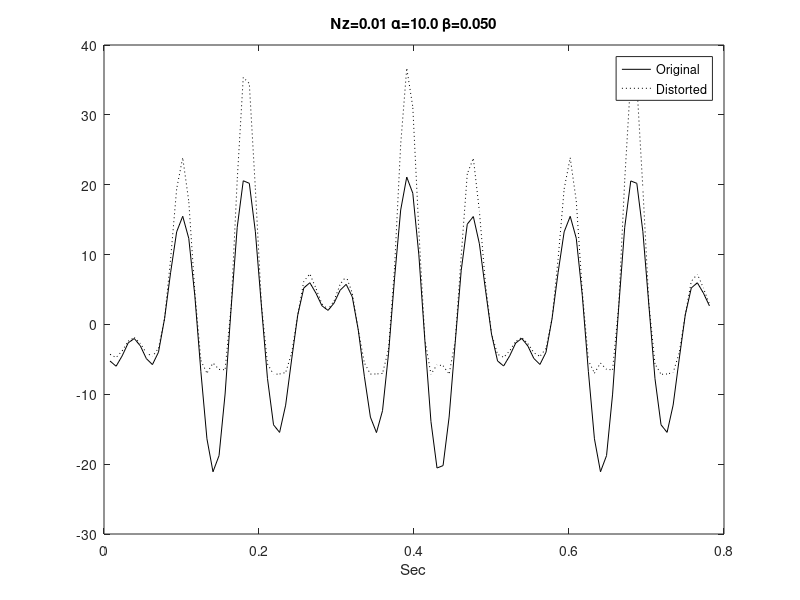
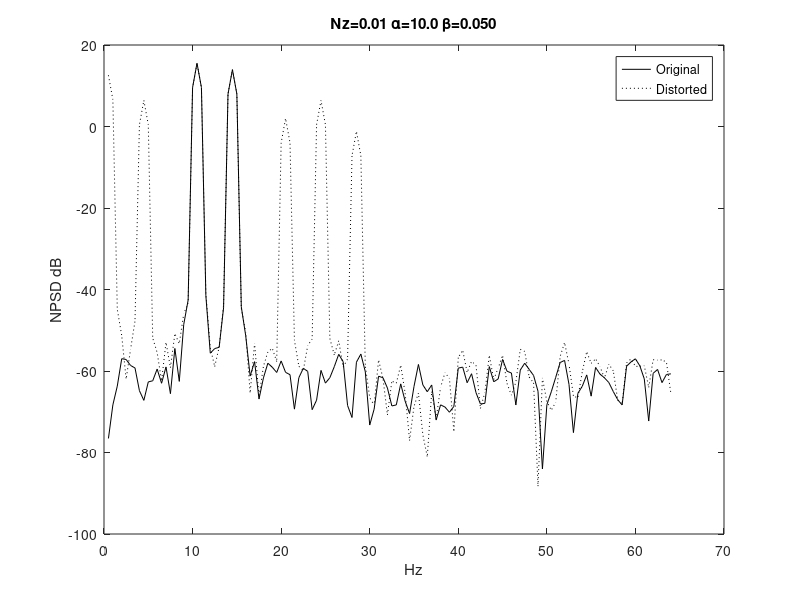
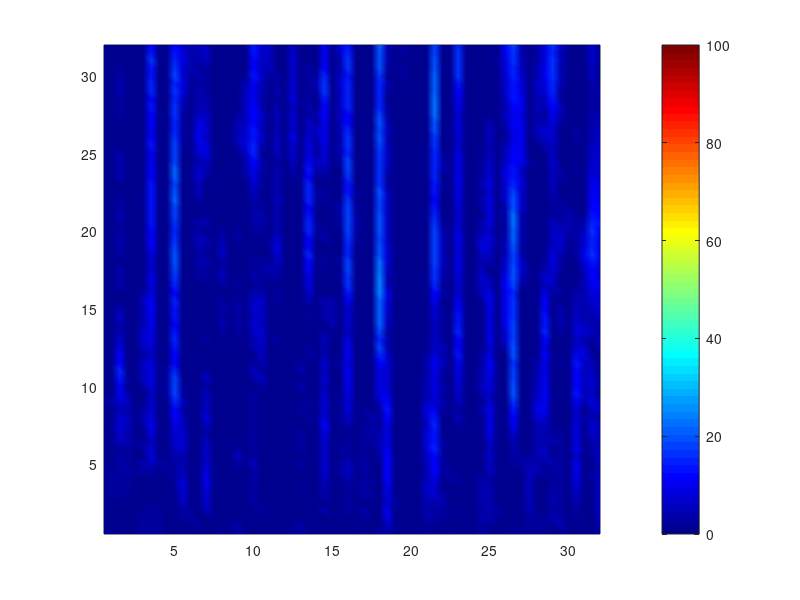
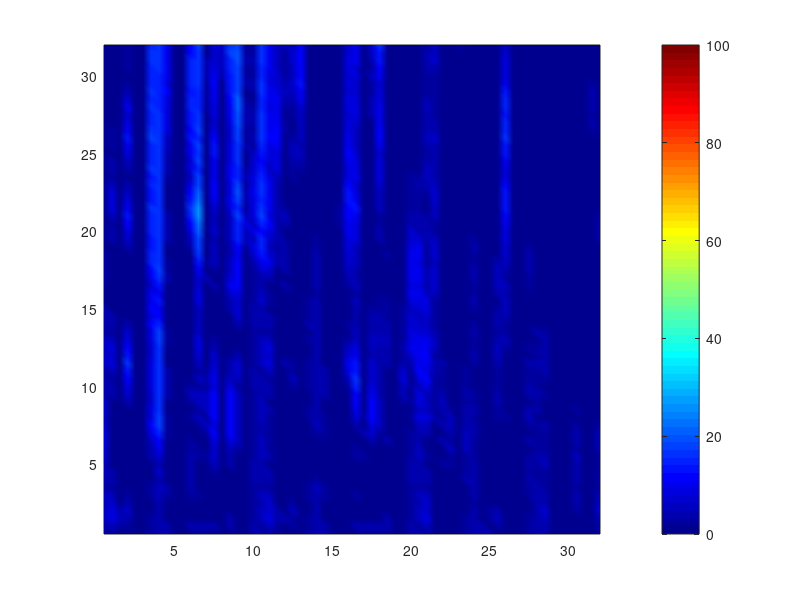

Source code (MATLAB) for these figures, in order:
nfpts=256;
nbuff=256;
npts=nbuff*nfpts;
fs=128;

% 1st sine wave
a1=12;
f1=10;
th1=45*pi/180;

% 2nd sine wave
a2=10;
f2=14;
th2=170*pi/180;

% nonlinearity and noise levels
eps=.035;
nz=0.01;
alpha=10;
beta=0.05;
%titbuf=sprintf('Nz=%.2f \\epsilon=%.3f',nz,eps);
titbuf=sprintf('Nz=%.2f \\alpha=%.1f \\beta=%.3f',nz,alpha,beta);

w1=2*pi*f1/fs;
w2=2*pi*f2/fs;

% generate the clean, distorted, and a fake input with the same freqs as
% the distorted
for n=1:npts,
   x(n)=a1*cos(w1*n+th1)+a2*cos(w2*n+th2)+nz*randn;
   z(n)=x(n)+eps*x(n)^2;
   %z(n)=alpha*atan(beta*x(n));
   zfake(n)=a1*cos(w1*n+th1)+a1*cos(2*w1*n+2*th1)+.5*(a1+a2)*cos((w1-w2)*n+(th1-th2))+ ... 
       .5*(a1+a2)*cos((w1+w2)*n+(th1+th2))+ a2*cos(w2*n+th2)+ ...
        a2*cos(2*w2*n+2*th2) + nz*randn;
end
win=hanning(nfpts);
for n=1:nbuff,
    fbuff=fft(win'.*x((n-1)*nfpts+1:n*nfpts),nfpts);
    fx((n-1)*nfpts+1:n*nfpts)=fbuff;
    fbuff=fft(win'.*z((n-1)*nfpts+1:n*nfpts),nfpts);
    fz((n-1)*nfpts+1:n*nfpts)=fbuff;
    fbuff=fft(win'.*zfake((n-1)*nfpts+1:n*nfpts),nfpts);
    fzfake((n-1)*nfpts+1:n*nfpts)=fbuff;
end;

% lets compare time waveforms
np=100;
T=(1:np)./fs;

figure(1);
%plot(T,x(1:np),'k',T,z(1:np),'k:',T,zfake(1:np),'k-.');
%legend('Original','Distorted','Linear Sines');
plot(T,x(1:np),'k',T,z(1:np),'k:');
legend('Original','Distorted');
xlabel('Sec');
title(titbuf);

% Let's compare Power spectra
Px=zeros(1,nfpts/2);
Pz=zeros(1,nfpts/2);
Pzfake=zeros(1,nfpts/2);

for k=1:nbuff,
    Px=Px+abs(fx(1:nfpts/2)).^2;
    Pz=Pz+abs(fz(1:nfpts/2)).^2;
    Pzfake=Pzfake+abs(fzfake(1:nfpts/2)).^2;
end;
Px=Px./nbuff;
Pz=Pz./nbuff;
Pzfake=Pzfake./nbuff;
% mult fft by (2/nfpts)^2 for NPSD
Px=4.*Px./(nfpts^2);
Pz=4.*Pz./(nfpts^2);
Pzfake=4.*Px./(nfpts^2);
F=(1:nfpts/2).*fs./nfpts;

figure(2);
%plot(F,10.*log10(Px),'k',F,10.*log10(Pz),'k:',F,10.*log10(Pzfake),'k-.');
%legend('Original','Distorted','Linear Sines');
plot(F,10.*log10(Px),'k',F,10.*log10(Pz),'k:');
legend('Original','Distorted');
xlabel('Hz');
ylabel('NPSD dB');
title(titbuf);

% now lets compute the bispectrum

bispx=zeros(nfpts/2,nfpts/2);
bispz=zeros(nfpts/2,nfpts/2);
bispzfake=zeros(nfpts/2,nfpts/2);

for n=1:nbuff,
    for k=1:nfpts/4,
        for kk=1:nfpts/4,
            bispx(k,kk)=bispx(k,kk)+fx((n-1)*nfpts+k)*fx((n-1)*nfpts+kk)*...
                conj(fx((n-1)*nfpts+k+kk));
            bispz(k,kk)=bispz(k,kk)+fz((n-1)*nfpts+k)*fz((n-1)*nfpts+kk)*...
                conj(fz((n-1)*nfpts+k+kk));
            bispzfake(k,kk)=bispzfake(k,kk)+fzfake((n-1)*nfpts+k)*fzfake((n-1)*nfpts+kk)*...
                conj(fzfake((n-1)*nfpts+k+kk));
        end;
    end;
end;

    for k=1:nfpts/4,
        for kk=1:nfpts/4,
            bispcox(k,kk)=bispx(k,kk)/sqrt(Px(k)*Px(kk)*Px(k+kk));
            bispcoz(k,kk)=bispz(k,kk)/sqrt(Pz(k)*Pz(kk)*Pz(k+kk));
            bispcozfake(k,kk)=bispzfake(k,kk)/sqrt(Pzfake(k)*Pzfake(kk)*Pzfake(k+kk));
        end;
    end;

[Fx,Fy]=meshgrid(F(1:nfpts/4),F(1:nfpts/4));
figure(3);
colormap(jet);
%pcolor(Fx,Fy,10.*log10(abs(bispx(1:nfpts/4,1:nfpts/4))));
pcolor(Fx,Fy,unwrap(angle(bispx(1:nfpts/4,1:nfpts/4))));
shading interp;
caxis([0,100]);
colorbar;

figure(4);
colormap(jet);
%pcolor(Fx,Fy,10.*log10(abs(bispz(1:nfpts/4,1:nfpts/4))));
pcolor(Fx,Fy,unwrap(angle(bispz(1:nfpts/4,1:nfpts/4))));
shading interp;
caxis([0,100]);
colorbar;

figure(5);
colormap(jet);
%pcolor(Fx,Fy,10.*log10(abs(bispzfake(1:nfpts/4,1:nfpts/4))));
pcolor(Fx,Fy,unwrap(angle(bispzfake(1:nfpts/4,1:nfpts/4))));
shading interp;
caxis([0,100]);
colorbar;

% let's look at 1 axis
figure(6);
%plot(F(1:nfpts/4),10.*log10(abs(bispx(1,1:nfpts/4))),'k',...
%    F(1:nfpts/4),10.*log10(abs(bispz(1,1:nfpts/4))),'k:',...
%    F(1:nfpts/4),10.*log10(abs(bispzfake(1,1:nfpts/4))),'k-.');
%legend('Original','Distorted','Linear Sines');
plot(F(1:nfpts/4),10.*log10(abs(bispx(1,1:nfpts/4))),'k',...
    F(1:nfpts/4),10.*log10(abs(bispz(1,1:nfpts/4))),'k:');
legend('Original','Distorted');
xlabel('Hz');
ylabel('10log_10|C_3^x(0,f_2)|');
title(titbuf);

% let's look at 1 axis of bispec coher
figure(7);
%plot(F(1:nfpts/4),10.*log10(abs(bispx(1,1:nfpts/4))),'k',...
%    F(1:nfpts/4),10.*log10(abs(bispz(1,1:nfpts/4))),'k:',...
%    F(1:nfpts/4),10.*log10(abs(bispzfake(1,1:nfpts/4))),'k-.');
%legend('Original','Distorted','Linear Sines');
plot(F(1:nfpts/4),10.*log10(abs(bispcox(1,1:nfpts/4))),'k',...
    F(1:nfpts/4),10.*log10(abs(bispcoz(1,1:nfpts/4))),'k:');
legend('Original','Distorted');
xlabel('Hz');
ylabel('10log_10|C_3^x(0,f_2)|');
title(titbuf);
